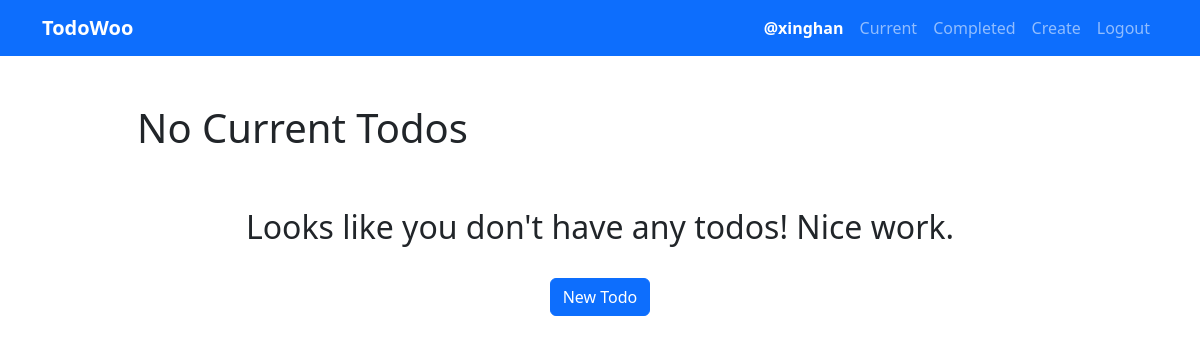
/current/ (signed in), run on an earlier commit of the app's database.
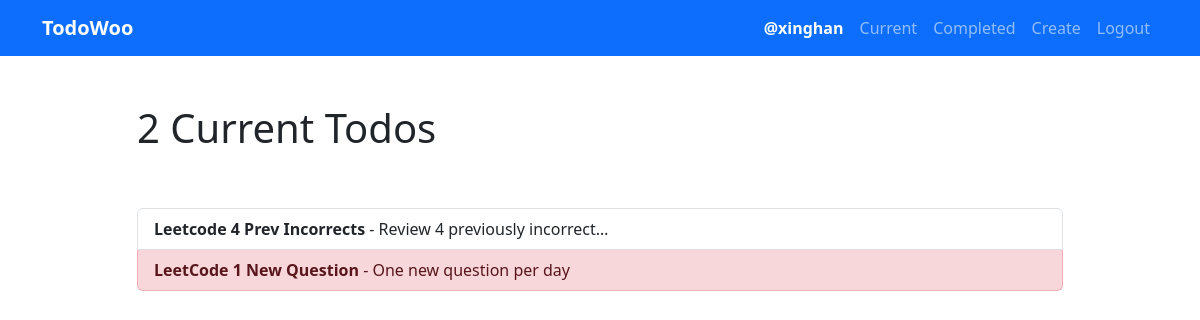
And on a later commit of the database.
### todo/models.py (models this page shows, shortened)
class Todo(models.Model):
    title = models.CharField(max_length=100)
    memo = models.TextField(blank=True)
    created = models.DateTimeField(auto_now_add=True) # timestamp
    datecompleted = models.DateTimeField(null=True, blank=True) # datetime format use null
    important = models.BooleanField(default=False)
    user = models.ForeignKey(User, on_delete=models.CASCADE)

### todo/views.py (the view)
# urls.py: path('current/', views.currenttodos, name='currenttodos'), # display all current todos
@login_required
def currenttodos(request):
    todos = Todo.objects.filter(user=request.user, datecompleted__isnull=True).order_by('-created').all()
    return render(request, 'todo/currenttodos.html', {'todos': todos})

### todo/templates/todo/currenttodos.html
{% extends 'todo/base.html' %} {% block content %}
<div class="row justify-content-center mt-5">
    <div class="col-md-10">
        {% if todos %}
        <h1>{{todos.count}} Current Todo{{ todos.count | pluralize }}</h1>
        {% else %}
        <h1>No Current Todos</h1>
        {% endif %}
    </div>
</div>
<div class="row justify-content-center mt-5">
    <div class="col-md-10">
        {% if todos %}
        <div class="list-group">
            {% for todo in todos %}
            <a
                href="{% url 'viewtodo' todo.id %}"
                class="list-group-item list-group-item-action{% if todo.important %} list-group-item-danger{% endif %}"
                ><b>{{ todo.title }}</b>{% if todo.memo %} -
                {{todo.memo|truncatechars:30 }}{% endif %}</a
            >
            {% endfor %}
        </div>
        {% else %}
        <div class="text-center">
            <h2>Looks like you don't have any todos! Nice work.</h2>
            <br />
            <a
                role="button"
                class="btn btn-primary"
                href="{% url 'createtodo' %}"
                >New Todo</a
            >
        </div>
        {% endif %}
    </div>
</div>
{% endblock content %}

### todo/templates/todo/base.html (shortened to what this page needs)
<!DOCTYPE html>
<html lang="en">
    <head>
        <link
            href="https://cdn.jsdelivr.net/npm/bootstrap@5.3.3/dist/css/bootstrap.min.css"
            rel="stylesheet"
        />
    </head>
    <body>
        <nav class="navbar navbar-expand-md navbar-dark bg-primary">
            <div class="container">
                <a class="navbar-brand fw-bold" href="{% url 'currenttodos' %}"
                    >TodoWoo</a
                >
                <div
                    class="collapse navbar-collapse justify-content-end"
                    id="navbarNav"
                >
                    {% if user.is_authenticated %}
                    <ul class="navbar-nav">
                        <li class="nav-link fw-bold text-white">
                            @{{ user.username }}
                        </li>
                        <li class="nav-item">
                            <a class="nav-link" href="{% url 'currenttodos' %}"
                                >Current</a
                            >
                        </li>
                        <li class="nav-item">
                            <a
                                class="nav-link"
                                href="{% url 'completedtodos' %}"
                                >Completed</a
                            >
                        </li>
                        <li class="nav-item">
                            <a class="nav-link" href="{% url 'createtodo' %}"
                                >Create</a
                            >
                        </li>
                    </ul>
                    {% endif %}
                    <ul class="navbar-nav ml-auto">
                        {% if user.is_authenticated %}
                        <li class="nav-item">
                            <a
                                href="#"
                                onclick="document.getElementById('signOutBtn').click()"
                                class="nav-link"
                                >Logout</a
                            >
                        </li>
                        {% endif %}
                    </ul>
                </div>
            </div>
        </nav>
        <div class="container">{% block content %}{% endblock %}</div>
    </body>
</html>

What changed in the data, as far as the page shows it:
added Todo: title "Leetcode 4 Prev Incorrects", memo "Review 4 previously incorrect…", important False (drawn)
added Todo: title "LeetCode 1 New Question", memo "One new question per day", important True (drawn)
Also different on the page:
{{ todos.count }}: (not shown) → "2"
{{ todos.count | pluralize }}: (not shown) → "s"
text no longer shown: "No Current Todos Looks like you don't have any todos! Nice work. New Todo"
text now shown: "Current Todo"
